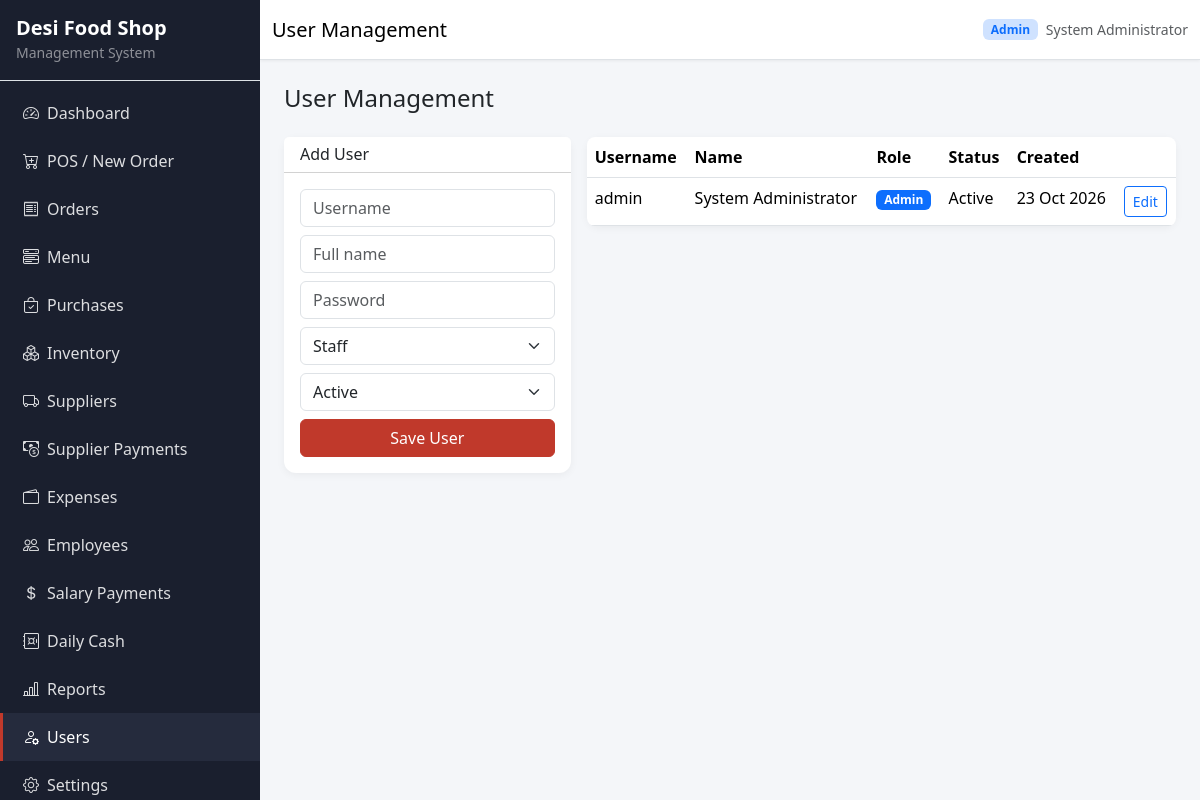
Screenshot of /users/index.php (signed in) with the database file from the repository.
### tables this page shows
CREATE TABLE users (
    id INT UNSIGNED AUTO_INCREMENT PRIMARY KEY,
    username VARCHAR(50) NOT NULL UNIQUE,
    password VARCHAR(255) NOT NULL,
    full_name VARCHAR(100) NOT NULL,
    role ENUM('admin', 'staff') NOT NULL DEFAULT 'staff',
    status ENUM('active', 'inactive') NOT NULL DEFAULT 'active',
    created_at TIMESTAMP DEFAULT CURRENT_TIMESTAMP,
    updated_at TIMESTAMP DEFAULT CURRENT_TIMESTAMP ON UPDATE CURRENT_TIMESTAMP,
    INDEX idx_users_role (role),
    INDEX idx_users_status (status)
);

### includes/functions.php (called while the page is built, shortened)
<?php
function e(?string $value): string
{
    return htmlspecialchars((string) $value, ENT_QUOTES, 'UTF-8');
}
function url(string $path = ''): string
{
    return BASE_URL . '/' . ltrim($path, '/');
}
function asset(string $path): string
{
    return BASE_URL . '/assets/' . ltrim($path, '/');
}
function format_date(?string $date, string $format = 'd M Y'): string
{
    return date($format, strtotime($date));
}

### includes/auth.php (called while the page is built, shortened)
<?php
function current_user(): ?array
{
    global $pdo;
    static $user = null;
    if ($user === null) {
        $stmt = $pdo->prepare('SELECT id, username, full_name, role, status FROM users WHERE id = ? AND status = ? LIMIT 1');
        $stmt->execute([$_SESSION['user_id'], 'active']);
        $user = $stmt->fetch() ?: null;
    }
    return $user;
}

### includes/init.php (called while the page is built, shortened)
<?php
require_once dirname(__DIR__) . '/includes/functions.php';
require_once dirname(__DIR__) . '/includes/auth.php';
$user = current_user();

### users/index.php (the view, shortened to what this page needs)
<?php
require_once dirname(__DIR__) . '/includes/init.php';
$pageTitle = 'User Management';
$edit = null;
$users = $pdo->query('SELECT id, username, full_name, role, status, created_at FROM users ORDER BY id')->fetchAll();
require BASE_PATH . '/includes/header.php';
?>
<div class="page-header"><h4 class="mb-0">User Management</h4></div>
<div class="row g-3">
    <div class="col-lg-4">
        <div class="card">
            <div class="card-header bg-white"><h6 class="mb-0"><?= $edit ? 'Edit' : 'Add' ?> User</h6></div>
            <div class="card-body">
                <form method="post">
                    <div class="mb-2"><input type="text" name="username" class="form-control" placeholder="Username" required value="<?= e($edit['username'] ?? '') ?>"></div>
                    <div class="mb-2"><input type="text" name="full_name" class="form-control" placeholder="Full name" required value="<?= e($edit['full_name'] ?? '') ?>"></div>
                    <div class="mb-2"><input type="password" name="password" class="form-control" placeholder="<?= $edit ? 'New password (optional)' : 'Password' ?>" <?= $edit ? '' : 'required' ?>></div>
                    <div class="mb-2"><select name="role" class="form-select"><option value="staff" <?= ($edit['role'] ?? '') === 'staff' ? 'selected' : '' ?>>Staff</option></select></div>
                    <div class="mb-2"><select name="status" class="form-select"><option value="active" <?= ($edit['status'] ?? 'active') === 'active' ? 'selected' : '' ?>>Active</option></select></div>
                    <button class="btn btn-primary-custom w-100">Save User</button>
                </form>
            </div>
        </div>
    </div>
    <div class="col-lg-8">
        <div class="card">
            <div class="table-responsive">
                <table class="table mb-0">
                    <thead><tr><th>Username</th><th>Name</th><th>Role</th><th>Status</th><th>Created</th><th></th></tr></thead>
                    <tbody>
                    <?php foreach ($users as $u): ?>
                    <tr>
                        <td><?= e($u['username']) ?></td>
                        <td><?= e($u['full_name']) ?></td>
                        <td><span class="badge bg-<?= $u['role'] === 'admin' ? 'primary' : 'secondary' ?>"><?= e(ucfirst($u['role'])) ?></span></td>
                        <td><?= e(ucfirst($u['status'])) ?></td>
                        <td><?= format_date($u['created_at']) ?></td>
                        <td><a href="<?= url('users/index.php?edit=' . $u['id']) ?>" class="btn btn-sm btn-outline-primary">Edit</a></td>
                    </tr>
                    <?php endforeach; ?>
                    </tbody>
                </table>
            </div>
        </div>
    </div>
</div>
<?php require BASE_PATH . '/includes/footer.php'; ?>

### includes/header.php (shortened to what this page needs)
<!DOCTYPE html>
<html lang="en">
<head>
    <link href="https://cdn.jsdelivr.net/npm/bootstrap@5.3.3/dist/css/bootstrap.min.css" rel="stylesheet">
    <link href="https://cdn.jsdelivr.net/npm/bootstrap-icons@1.11.3/font/bootstrap-icons.min.css" rel="stylesheet">
    <link href="<?= asset('css/style.css') ?>" rel="stylesheet">
</head>
<body>
<div class="app-wrapper">
    <?php require BASE_PATH . '/includes/sidebar.php'; render_sidebar($activeMenu, $user); ?>
                <?php
                require_once BASE_PATH . '/includes/sidebar.php';
                ?>
    <div class="main-content">
        <nav class="top-navbar navbar navbar-expand-lg bg-white border-bottom sticky-top">
            <div class="container-fluid">
                <span class="navbar-brand mb-0 h1 fs-5"><?= e($pageTitle) ?></span>
                <div class="ms-auto d-flex align-items-center gap-2">
                    <span class="badge bg-primary-subtle text-primary"><?= e(ucfirst($user['role'])) ?></span>
                    <span class="text-muted small d-none d-sm-inline"><?= e($user['full_name']) ?></span>
                </div>
            </div>
        </nav>
        <main class="content-area p-3 p-md-4">

### assets/css/style.css (style rules this page uses)
:root { --sidebar-width: 260px; --primary-color: #c0392b; --primary-dark: #922b21; --sidebar-bg: #1a1f2e; --sidebar-hover: #252b3d; --body-bg: #f4f6f9; }
* { box-sizing: border-box; }
body { font-family: 'Segoe UI', system-ui, -apple-system, sans-serif; background: var(--body-bg); margin: 0; min-height: 100vh; }
.app-wrapper { display: flex; min-height: 100vh; }
.main-content { flex: 1; margin-left: 0; min-width: 0; }
@media (min-width: 992px) { .main-content { margin-left: var(--sidebar-width); } }
.top-navbar { min-height: 60px; box-shadow: 0 1px 3px rgba(0,0,0,0.06); }
.content-area { min-height: calc(100vh - 60px); }
.btn-primary-custom { background: var(--primary-color); border-color: var(--primary-color); color: #fff; }
.card { border: none; border-radius: 12px; box-shadow: 0 2px 8px rgba(0,0,0,0.05); }
.table-responsive { border-radius: 8px; }
.page-header { display: flex; flex-wrap: wrap; align-items: center; justify-content: space-between; gap: 1rem; margin-bottom: 1.5rem; }

### rows the page displays
users: role "Admin", full_name "System Administrator", username "admin", status "Active", created_at "23 Oct 2026"

### other values shown
get_setting('shop_name') "Desi Food Shop"
$item['label'] "Dashboard"
$item['label'] "POS / New Order"
$item['label'] "Orders"
$item['label'] "Menu"
$item['label'] "Purchases"
$item['label'] "Inventory"
$item['label'] "Suppliers"
$item['label'] "Supplier Payments"
$item['label'] "Expenses"
$item['label'] "Employees"
$item['label'] "Salary Payments"
$item['label'] "Daily Cash"
$item['label'] "Reports"
$item['label'] "Users"
